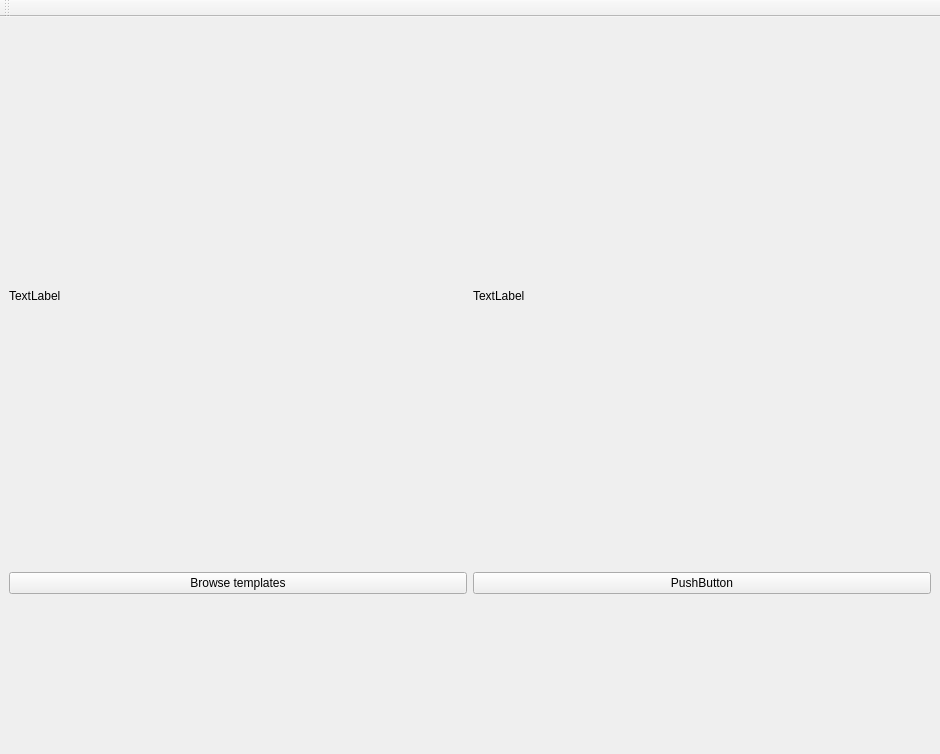
<?xml version="1.0" encoding="UTF-8"?>
<ui version="4.0">
 <class>SIFT_Demo</class>
 <widget class="QMainWindow" name="SIFT_Demo">
  <property name="geometry">
   <rect>
    <x>0</x>
    <y>0</y>
    <width>940</width>
    <height>754</height>
   </rect>
  </property>
  <property name="windowTitle">
   <string>Sift_Demo</string>
  </property>
  <widget class="QWidget" name="centralwidget">
   <layout class="QHBoxLayout" name="horizontalLayout_3">
    <item>
     <layout class="QVBoxLayout" name="verticalLayout">
      <item>
       <widget class="QLabel" name="template_label">
        <property name="enabled">
         <bool>true</bool>
        </property>
        <property name="maximumSize">
         <size>
          <width>320</width>
          <height>240</height>
         </size>
        </property>
        <property name="text">
         <string>TextLabel</string>
        </property>
       </widget>
      </item>
      <item>
       <widget class="QPushButton" name="browse_button">
        <property name="text">
         <string>Browse templates</string>
        </property>
       </widget>
      </item>
     </layout>
    </item>
    <item>
     <layout class="QVBoxLayout" name="verticalLayout_2">
      <item>
       <widget class="QLabel" name="live_image_label">
        <property name="maximumSize">
         <size>
          <width>320</width>
          <height>240</height>
         </size>
        </property>
        <property name="text">
         <string>TextLabel</string>
        </property>
       </widget>
      </item>
      <item>
       <widget class="QPushButton" name="toggle_cam_button">
        <property name="text">
         <string>PushButton</string>
        </property>
       </widget>
      </item>
     </layout>
    </item>
   </layout>
  </widget>
  <widget class="QMenuBar" name="menubar">
   <property name="geometry">
    <rect>
     <x>0</x>
     <y>0</y>
     <width>940</width>
     <height>22</height>
    </rect>
   </property>
  </widget>
  <widget class="QToolBar" name="toolBar">
   <property name="windowTitle">
    <string>toolBar</string>
   </property>
   <attribute name="toolBarArea">
    <enum>TopToolBarArea</enum>
   </attribute>
   <attribute name="toolBarBreak">
    <bool>false</bool>
   </attribute>
  </widget>
 </widget>
 <resources/>
 <connections/>
</ui>
